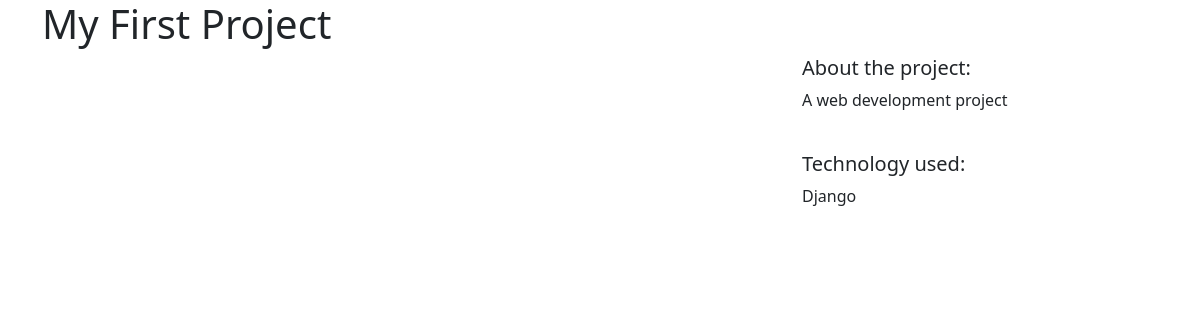
The app's page /projects/1/, older data.
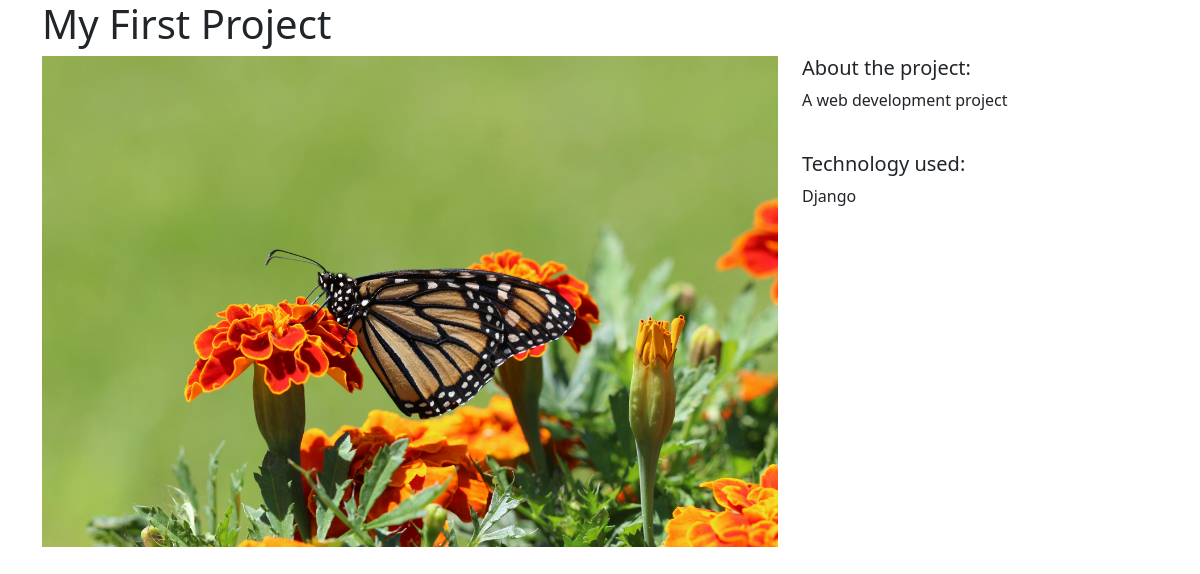
The same page, newer data.
### projects/models.py (models this page shows)
class Project(models.Model):
    title = models.CharField(max_length=100)
    description = models.TextField()
    technology = models.CharField(max_length=20)
    image = models.FileField(upload_to="project_images/", blank=True)

### projects/views.py (the view)
# urls.py: path("<int:pk>/", views.project_detail, name="project_detail"),
def project_detail(request, pk):
    project = Project.objects.get(pk=pk)
    context = {
        "project": project
    }
    return render(request, "projects/project_detail.html", context)

### projects/templates/projects/project_detail.html
{% extends "base.html" %}
{% block page_content %}
<h1>{{ project.title }}</h1>
<div class="row">
    <div class="col-md-8">
        {% if project.image %}
            <img src="{{ project.image.url }}" width="100%">
        {% endif %}
    </div>
    <div class="col-md-4">
        <h5>About the project:</h5>
        <p>{{ project.description }}</p>
        <br>
        <h5>Technology used:</h5>
        <p>{{ project.technology }}</p>
    </div>
</div>
{% endblock page_content %}

Row changes from the older to the newer data that the page shows:
changed Project "A web development project": image: picture added
